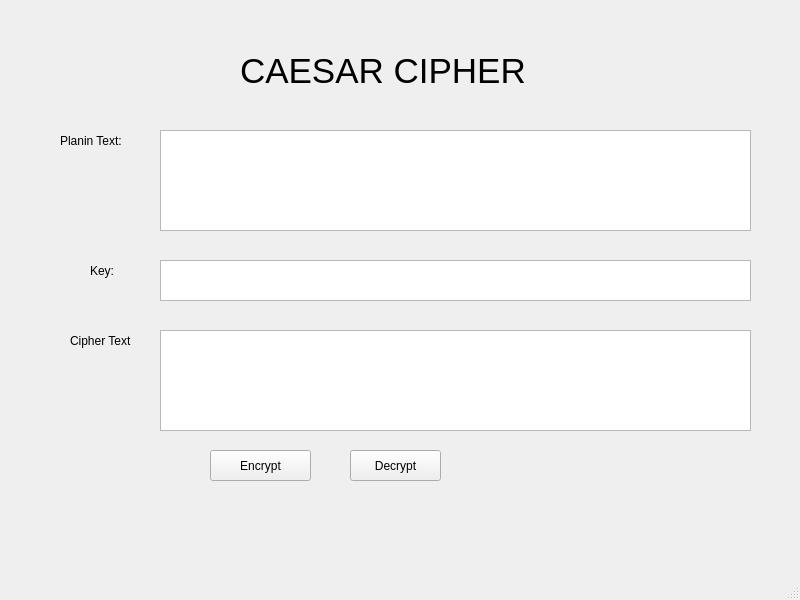
<?xml version="1.0" encoding="UTF-8"?>
<ui version="4.0">
 <class>MainWindow</class>
 <widget class="QMainWindow" name="MainWindow">
  <property name="geometry">
   <rect>
    <x>0</x>
    <y>0</y>
    <width>800</width>
    <height>600</height>
   </rect>
  </property>
  <property name="windowTitle">
   <string>MainWindow</string>
  </property>
  <widget class="QWidget" name="centralwidget">
   <widget class="QLabel" name="label">
    <property name="geometry">
     <rect>
      <x>240</x>
      <y>40</y>
      <width>391</width>
      <height>61</height>
     </rect>
    </property>
    <property name="font">
     <font>
      <pointsize>26</pointsize>
     </font>
    </property>
    <property name="text">
     <string>CAESAR CIPHER</string>
    </property>
   </widget>
   <widget class="QLabel" name="label_2">
    <property name="geometry">
     <rect>
      <x>60</x>
      <y>130</y>
      <width>61</width>
      <height>21</height>
     </rect>
    </property>
    <property name="text">
     <string>Planin Text:</string>
    </property>
   </widget>
   <widget class="QLabel" name="label_3">
    <property name="geometry">
     <rect>
      <x>90</x>
      <y>260</y>
      <width>51</width>
      <height>21</height>
     </rect>
    </property>
    <property name="text">
     <string>Key:</string>
    </property>
   </widget>
   <widget class="QLabel" name="label_4">
    <property name="geometry">
     <rect>
      <x>70</x>
      <y>330</y>
      <width>61</width>
      <height>21</height>
     </rect>
    </property>
    <property name="text">
     <string>Cipher Text:</string>
    </property>
   </widget>
   <widget class="QPlainTextEdit" name="plainTextEdit">
    <property name="geometry">
     <rect>
      <x>160</x>
      <y>130</y>
      <width>591</width>
      <height>101</height>
     </rect>
    </property>
   </widget>
   <widget class="QPlainTextEdit" name="plainTextEdit_2">
    <property name="geometry">
     <rect>
      <x>160</x>
      <y>260</y>
      <width>591</width>
      <height>41</height>
     </rect>
    </property>
   </widget>
   <widget class="QPlainTextEdit" name="plainTextEdit_3">
    <property name="geometry">
     <rect>
      <x>160</x>
      <y>330</y>
      <width>591</width>
      <height>101</height>
     </rect>
    </property>
   </widget>
   <widget class="QPushButton" name="pushButton">
    <property name="geometry">
     <rect>
      <x>210</x>
      <y>450</y>
      <width>101</width>
      <height>31</height>
     </rect>
    </property>
    <property name="text">
     <string>Encrypt</string>
    </property>
   </widget>
   <widget class="QPushButton" name="pushButton_2">
    <property name="geometry">
     <rect>
      <x>350</x>
      <y>450</y>
      <width>91</width>
      <height>31</height>
     </rect>
    </property>
    <property name="text">
     <string>Decrypt</string>
    </property>
   </widget>
  </widget>
  <widget class="QMenuBar" name="menubar">
   <property name="geometry">
    <rect>
     <x>0</x>
     <y>0</y>
     <width>800</width>
     <height>21</height>
    </rect>
   </property>
  </widget>
  <widget class="QStatusBar" name="statusbar"/>
 </widget>
 <resources/>
 <connections/>
</ui>
